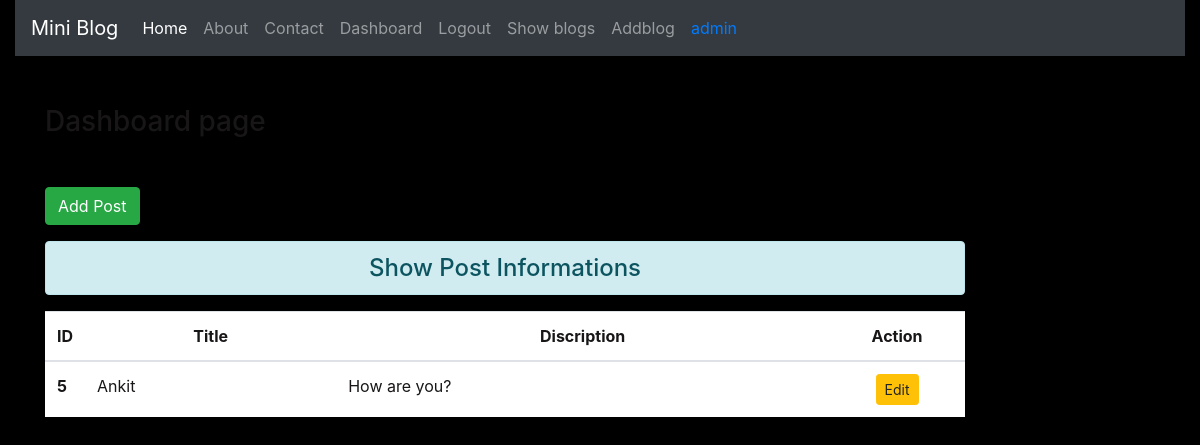
/dashboard/ (signed in), run on the app's committed database.
### blog/models.py (models this page shows)
class Post(models.Model):
    title=models.CharField(max_length=150)
    desc=models.TextField()

### blog/views.py (the view)
# urls.py: path('dashboard/',views.dashboard,name="dashboard"),
@login_required(login_url="login")
def dashboard(request):
    if request.user.is_authenticated:
        posts=Post.objects.all()
        return render(request,'blog/dashboard.html',{'posts':posts})
    else:
        return HttpResponseRedirect('/login/')

### blog/templates/blog/dashboard.html (shortened to what this page needs)
{% extends 'blog/base.html' %}
{% load static %}
{% block content %}
<div class="col-sm-10">
   <h3 class="text-black my-5">Dashboard page</h3>
   <a href="{% url 'addpost' %}" class="btn btn-success">Add Post</a>
   <h4 class="text-center alert alert-info mt-3">Show Post Informations</h4>
   {% if posts %}
      <table class="table table-hover bg-white">
         <thead>
            <tr class="text-center text-blue">
               <th scope="col" style="width:2%">ID</th>
               <th scope="col" style="width:28%">Title</th>
               <th scope="col" style="width:55%">Discription</th>
               <th scope="col" style="width:15%">Action</th>
            </tr>
         </thead>
         <tbody>
            {% for post in posts %}
            <tr>
               <th scope="row">{{post.id}}</th>
               <td class="text-blue">{{post.title}}</td>
               <td>{{post.desc}}</td>
               <td class="text-center">
                  <a href="{% url 'updatepost' post.id %}" class="btn btn-warning btn-sm">Edit</a>
               </td>
            </tr>
            {% endfor %}
         </tbody>
      </table>
   {% else %}
      <h4 class="text-center alert alert-warning">No records</h4>
   {% endif %}
</div>
{% endblock content %}

### blog/templates/blog/base.html (shortened to what this page needs)
<!DOCTYPE html>
{% load static %}
<html lang="en">
<head>
    <link rel="stylesheet" href="{% static 'blog/css/bootstrap.css' %}">
    <link rel="stylesheet" href="{% static 'blog/css/style.css' %}">
</head>
<body>
    <div class="container-fluid">
        {% include 'blog/nav.html' %}
    </div>
    <div class="container">
        <div class="row">
            <div class="col-sm-12">
            </div>
        </div>
        <div class="row">
            {% block content %}
            {% endblock content %}
        </div>
    </div>
</body>
</html>

### blog/templates/blog/nav.html (shortened to what this page needs)
<nav class="navbar navbar-expand-lg navbar-dark bg-dark">
    <a class="navbar-brand" href="#">Mini Blog</a>
    <div class="collapse navbar-collapse" id="navbarNav">
      <ul class="navbar-nav">
        <li class="nav-item active">
          <a class="nav-link" href="/">Home <span class="sr-only">(current)</span></a>
        </li>
        <li class="nav-item">
          <a class="nav-link" href="{%  url 'about' %}">About</a>
        </li>
        <li class="nav-item">
          <a class="nav-link" href="{% url 'contact' %}">Contact</a>
        </li>
        {% if request.user.is_authenticated %}
        <li class="nav-item">
            <a class="nav-link" href="{% url 'dashboard' %}">Dashboard</a>
        </li>
        <li class="nav-item">
            <a class="nav-link" href="{% url 'logout' %}">Logout</a>
        </li>
        <li class="nav-item">
          <a class="nav-link" href="{% url 'blogs' %}">Show blogs</a>
        </li>
        <li class="nav-item">
          <a class="nav-link" href="{% url 'addblog' %}">Addblog</a>
        </li>
        {% endif %}
        <li class="nav-item text-danger  ">
          {% if user.is_authenticated %}
          <a class=" nav-link text-primary" >{{user.username}}</a>
          {% endif %}
        </li>
      </ul>
    </div>
  </nav>

### blog/static/blog/css/style.css (style rules this page uses)
body { background-color: rgb(11, 10, 10); color:rgb(24, 22, 22); }

### blog/templates/blog/base.html (style rules this page uses)
body { background-color: black; }

### data on the page
Post: id "5", title "Ankit", desc "How are you?"

### other printed values
{{ user.username }} "admin"
